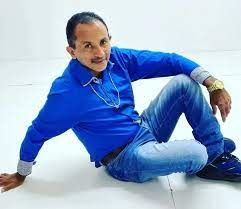
#> input picture Inteli-M6-T2-Semana7/images/imagem1.jpeg, 241 x 209 px
$ jupyter execute main.ipynb
#> lines starting #> are read from the running program, lines starting #| are printed output that depends on the picture
[cell 1]
# import the necessary packages
import matplotlib.pyplot as plt
import imutils
import cv2

[cell 2]
def plt_imshow(title, image):
    # convert the image frame BGR to RGB color space and display it
	image = cv2.cvtColor(image, cv2.COLOR_BGR2RGB)
	plt.imshow(image)
	plt.title(title)
	plt.grid(False)
	plt.show()

[cell 3]
def plot(imagem):
#> called with imagem = 'imagem1.jpeg'
	args = {
		"image": "images/" + str(imagem),
		"cascade": "haarcascade.xml"
	}
	# load the haar cascade face detector from
	detector = cv2.CascadeClassifier(args["cascade"])
	# load the input image from disk, resize it, and convert it to
	# grayscale
	image = cv2.imread(args["image"])
#> image is the input picture: shape (209, 241, 3); mean B, G, R 201.1, 168.8, 148.2
	image = imutils.resize(image, width=500)
#> image: shape (433, 500, 3)
	gray = cv2.cvtColor(image, cv2.COLOR_BGR2GRAY)
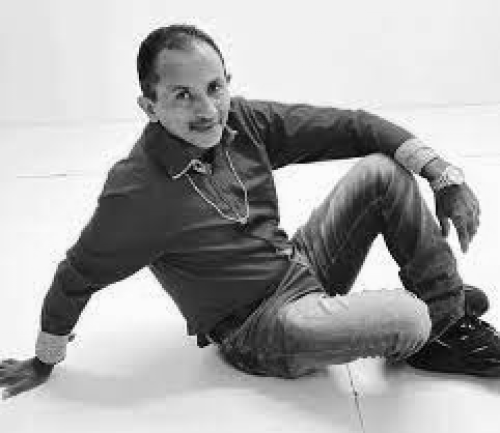
#> gray: shape (433, 500); min 1, max 255, mean 166.3
	# detect faces in the input image using the haar cascade face
	# detector
	rects = detector.detectMultiScale(gray, scaleFactor=1.05,
		minNeighbors=5, minSize=(30, 30),
		flags=cv2.CASCADE_SCALE_IMAGE)
#> rects = [[153, 57, 91, 91]]
	print("[INFO] {} faces detected...".format(len(rects)))
#> (printed output is left out)
	# loop over the bounding boxes
	for (x, y, w, h) in rects:
		# draw the face bounding box on the image
		cv2.rectangle(image, (x, y), (x + w, y + h), (255, 50, 50), 2)
#> this loop made 1 pass
#> image: shape (433, 500, 3); mean B, G, R 201.6, 168.5, 147.9
	cv2.imwrite("output/" + imagem, image)
	# show the output image
	plt_imshow("Image", image)

[cell 4]
plot("imagem1.jpeg")

[cell 5]
plot("imagem2.jpeg")
#> call 2 of plot, with imagem = 'imagem2.jpeg'
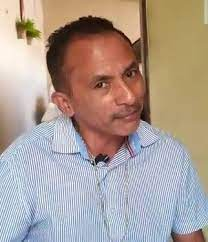
#> input picture Inteli-M6-T2-Semana7/images/imagem2.jpeg, 208 x 242 px
#> in plot, image is the input picture: shape (242, 208, 3); mean B, G, R 148.8, 157.4, 172.5
#> in plot (call 2), `gray = cv2.cvtColor(image, cv2.COLOR_BGR2GRAY)`:
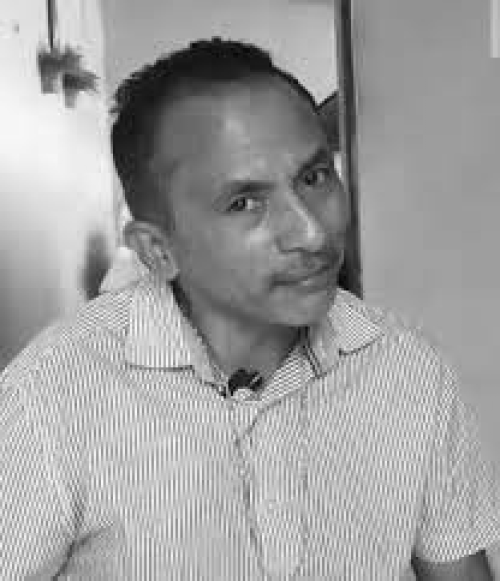
#> gray: shape (581, 500); min 2, max 253, mean 160.9
#> in plot (call 2), `rects = detector.detectMultiScale(gray, scaleFactor=1.05, minNeighbors..`: rects = [[120, 103, 240, 240]]
#> (printed output is left out)
#> the loop in plot (call 2), `for (x, y, w, h) in rects:` made 1 pass
#> after the loop in plot (call 2), `for (x, y, w, h) in rects:`:
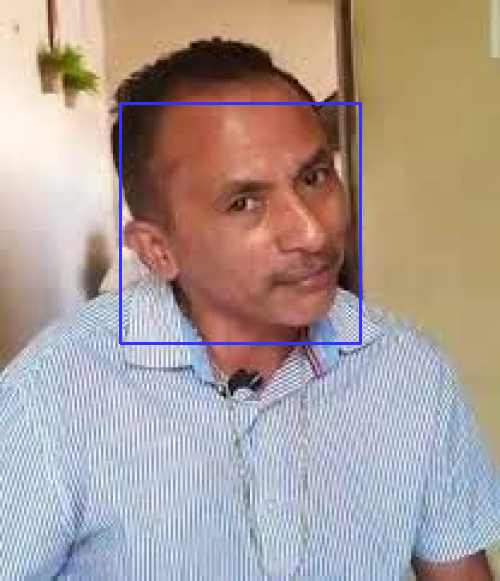
#> image: shape (581, 500, 3); mean B, G, R 150.2, 156.7, 171.5

[cell 6]
plot("imagem3.jpeg")
#> call 3 of plot, with imagem = 'imagem3.jpeg'
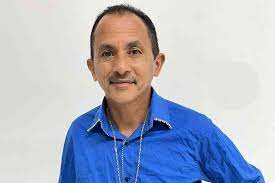
#> input picture Inteli-M6-T2-Semana7/images/imagem3.jpeg, 275 x 183 px
#> in plot, image is the input picture: shape (183, 275, 3); mean B, G, R 199.5, 181.4, 174.6
#> in plot (call 3), `gray = cv2.cvtColor(image, cv2.COLOR_BGR2GRAY)`:
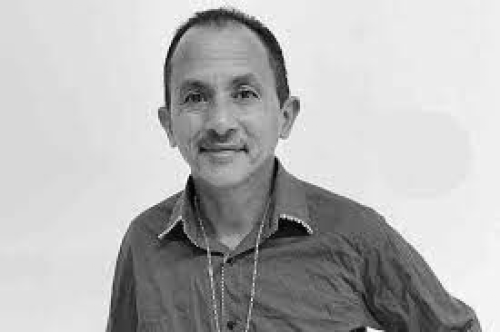
#> gray: shape (332, 500); min 1, max 255, mean 181.5
#> in plot (call 3), `rects = detector.detectMultiScale(gray, scaleFactor=1.05, minNeighbors..`: rects = [[149, 39, 142, 142]]
#> (printed output is left out)
#> the loop in plot (call 3), `for (x, y, w, h) in rects:` made 1 pass
#> after the loop in plot (call 3), `for (x, y, w, h) in rects:`:
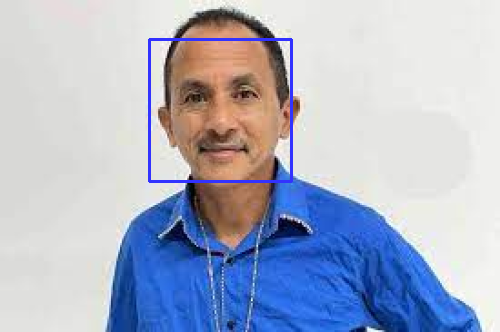
#> image: shape (332, 500, 3); mean B, G, R 200.3, 180, 173

[cell 7]
plot("imagem4.jpeg")
#> call 4 of plot, with imagem = 'imagem4.jpeg'
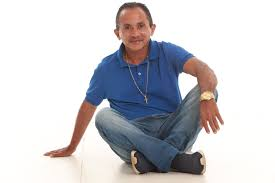
#> input picture Inteli-M6-T2-Semana7/images/imagem4.jpeg, 275 x 183 px
#> in plot, image is the input picture: shape (183, 275, 3); mean B, G, R 206.3, 202.6, 203.6
#> in plot (call 4), `gray = cv2.cvtColor(image, cv2.COLOR_BGR2GRAY)`:
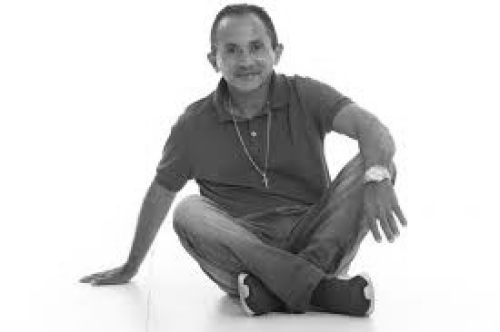
#> gray: shape (332, 500); min 13, max 255, mean 203.3
#> in plot (call 4), `rects = detector.detectMultiScale(gray, scaleFactor=1.05, minNeighbors..`: rects = [[211, 22, 69, 69]]
#> (printed output is left out)
#> the loop in plot (call 4), `for (x, y, w, h) in rects:` made 1 pass
#> after the loop in plot (call 4), `for (x, y, w, h) in rects:`:
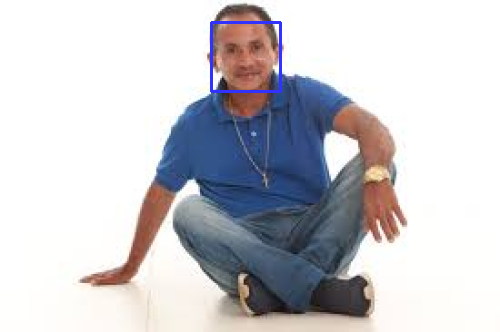
#> image: shape (332, 500, 3); mean B, G, R 206.8, 202, 202.9
